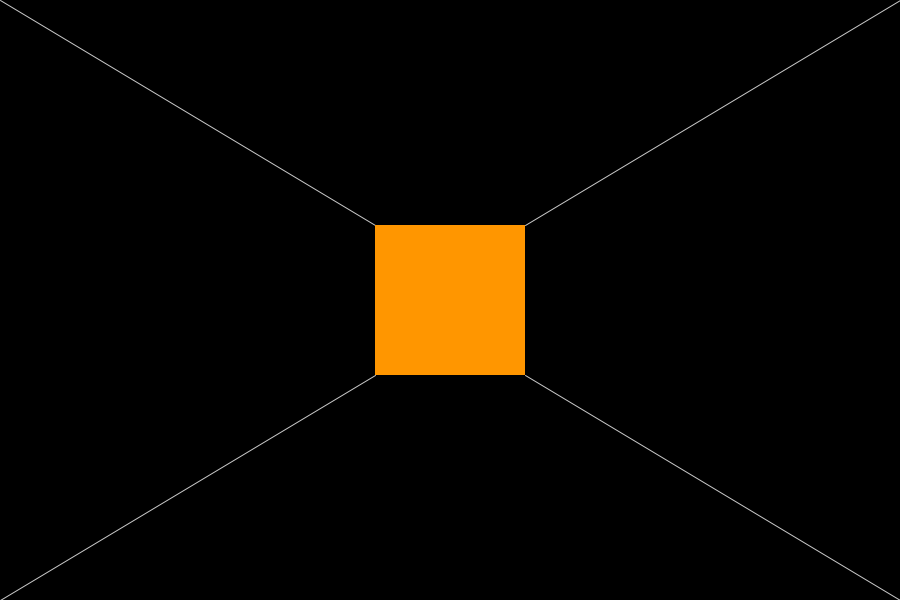
Frame 1 (no input)
Frame 60 (the mouse pressed at the canvas centre just before this capture): identical to frame 1, image omitted
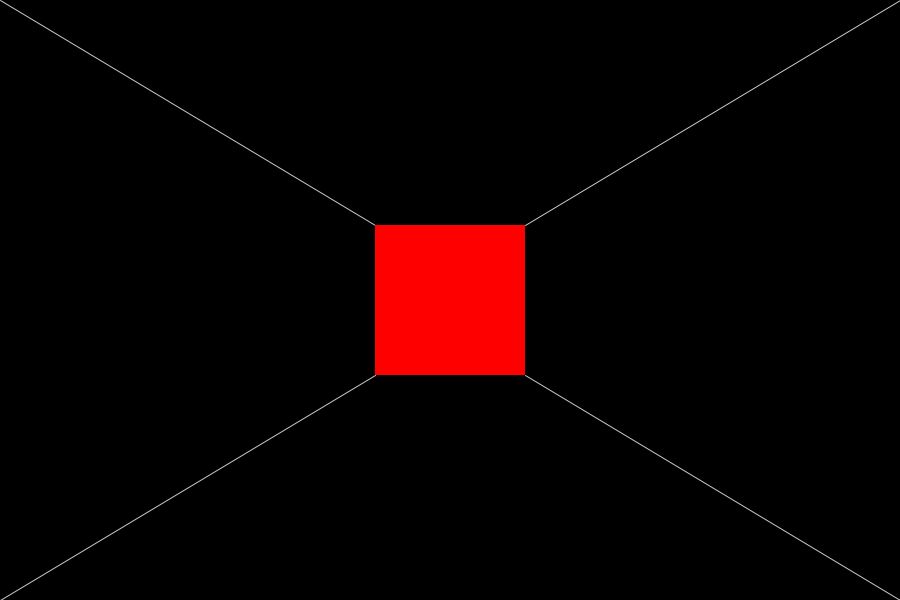
Frame 120 (the mouse held since frame 60 and released just before this capture)

The Processing sketch that drew these frames (run headless with seeded random() and noise(); from frame 60 on, the mouse is pressed at the canvas centre):

// Processing sketch: BigDPad
// ── BigDPad.pde
/*
BIG D-PAD
 Jeff Thompson | 2013 | www.jeffreythompson.org
 
 
 */

int playerSize = 150;
PolygonButton up, right, down, left;
CenterButton button;

void setup() {
  // orientation(LANDSCAPE);
  size(900,600);
  mouseX = width/2;
  mouseY = height/2;

  // create buttons
  createButtons();
  button = new CenterButton(playerSize, color(255,150,0), color(255,0,0));
}

void draw() {

  background(0);

  // draw buttons
  up.display();
  right.display();
  down.display();
  left.display();

  // dividing lines
  stroke(255, 200);
  line(0, 0, width/2-playerSize/2, height/2-playerSize/2);
  line(width/2+playerSize/2, height/2-playerSize/2, width,0);
  line(0, height, width/2-playerSize/2, height/2+playerSize/2);
  line(width/2+playerSize/2, height/2+playerSize/2, width,height);
  noStroke();

  // player in center
  button.display();
}

void mousePressed() {
  up.checkClick();
  right.checkClick();
  down.checkClick();
  left.checkClick();
  button.checkClick();  
}
void mouseDragged() {
  up.checkClick();
  right.checkClick();
  down.checkClick();
  left.checkClick();
  button.checkClick();
}

// on release, turn off all buttons
void mouseReleased() {
  up.isClicked = false;
  right.isClicked = false;
  down.isClicked = false;
  left.isClicked = false;
  button.isClicked = false;
}

class CenterButton {
  int buttonSize;
  boolean isClicked = false;
  color offColor;
  color onColor;
  
  CenterButton (int _buttonSize, color _off, color _on) {
    buttonSize = _buttonSize;
    offColor = _off;
    onColor = _on;
  }
  
  void checkClick() {
    if (mouseX > width/2-buttonSize/2 && mouseX < width/2+buttonSize/2 && mouseY > height/2-buttonSize/2 && mouseY < height/2+buttonSize/2) {
      button.isClicked = true;
    }
    else {
      button.isClicked = false;
    }
  }
  
  void display() {
    rectMode(CENTER);
    noStroke();
    if (isClicked) fill(onColor);
    else fill(offColor);
    rect(width/2, height/2, buttonSize, buttonSize);
  }
}

// ── CreateButtons.pde

void createButtons() {
  up = new PolygonButton(new float[] { 0, width/2-playerSize/2, width/2+playerSize/2, width }, new float[] { 0, height/2-playerSize/2, height/2-playerSize/2, 0 }, color(0));
  right = new PolygonButton(new float[] { 0, width/2-playerSize/2, width/2-playerSize/2, 0 }, new float[] { 0, height/2-playerSize/2, height/2+playerSize/2, height }, color(0));
  down = new PolygonButton(new float[] { 0, width/2-playerSize/2, width/2+playerSize/2, width }, new float[] { height, height/2+playerSize/2, height/2+playerSize/2, height }, color(0));
  left = new PolygonButton(new float[] { width, width/2+playerSize/2, width/2+playerSize/2, width }, new float[] { 0, height/2-playerSize/2, height/2+playerSize/2, height }, color(0));
}

// ── PolygonButton.pde

class PolygonButton {

  float[] vertX, vertY;
  int numVertices;
  color c;
  boolean isClicked;

  PolygonButton (float[] _vertX, float[] _vertY, color _c) {
    vertX = _vertX;
    vertY = _vertY;
    numVertices = vertX.length;
    c = _c;
    isClicked = false;
  }

  void checkClick() {
    int px = mouseX;
    int py = mouseY;

    isClicked = false;
    for (int i=0, j=numVertices-1; i < numVertices; j = i++) {
      if ( ((vertY[i]>py) != (vertY[j]>py)) && (px < (vertX[j]-vertX[i]) * (py-vertY[i]) / (vertY[j]-vertY[i]) + vertX[i]) ) {
        isClicked = !isClicked;
      }
    }
  }

  void display() {
    if (isClicked) fill(255, 200);
    else fill(c);
    beginShape();
    for (int i=0; i<numVertices; i++) {
      vertex(vertX[i], vertY[i]);
    }
    endShape(CLOSE);
  }
}
